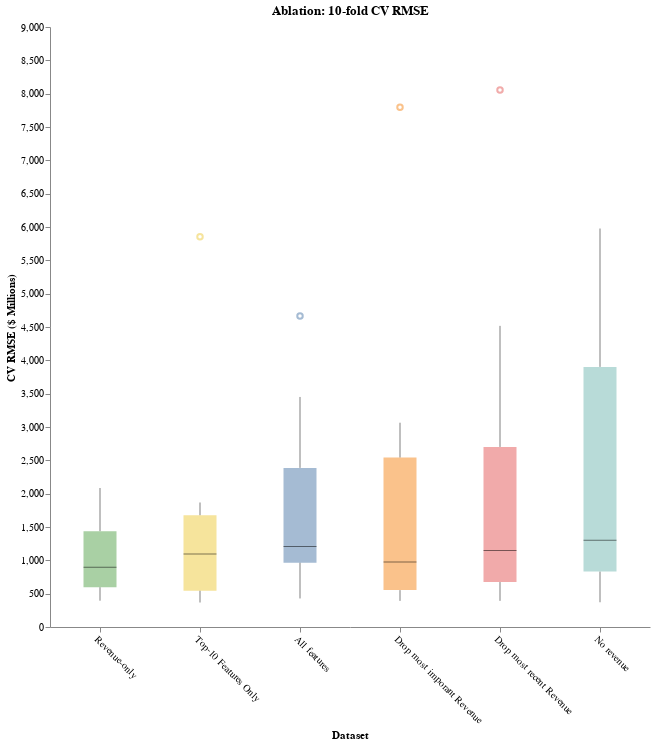

Notebook source saved alongside this figure:
### Code cell
# Now we can visualize it 
chart.configure_view(stroke=None).properties(height=600,width=600)

### Figure 1 — Vega-Lite specification as saved in the notebook (floating-point values rounded to 4 significant figures)
{"config": {"view": {"continuousWidth": 300, "continuousHeight": 300, "stroke": null}}, "data": {"name": "data-b741ac71b6a5a9783802aa84463c534e"}, "mark": {"type": "boxplot", "median": {"color": "black", "strokeWidth": 3}, "opacity": 0.5, "size": 33}, "encoding": {"color": {"field": "xlab", "legend": null, "type": "nominal"}, "x": {"axis": {"grid": false, "labelAngle": 45}, "field": "xlab", "sort": ["Revenue-only", "Top-10 Features Only", "All features", "Drop most imporant Revenue", "Drop most recent Revenue", "No revenue"], "title": "Dataset", "type": "nominal"}, "y": {"axis": {"grid": false}, "field": "rmse", "title": "CV RMSE ($ Millions)", "type": "quantitative"}}, "height": 600, "title": "Ablation: 10-fold CV RMSE", "width": 600, "$schema": "https://vega.github.io/schema/vega-lite/v5.20.1.json", "datasets": {"data-b741ac71b6a5a9783802aa84463c534e": [{"dataset": "X_tot", "rmse": 4667.0, "xlab": "All features"}, {"dataset": "X_tot", "rmse": 959.3, "xlab": "All features"}, {"dataset": "X_tot", "rmse": 1424.0, "xlab": "All features"}, {"dataset": "X_tot", "rmse": 1339.0, "xlab": "All features"}, {"dataset": "X_tot", "rmse": 458.3, "xlab": "All features"}, {"dataset": "X_tot", "rmse": 3451.0, "xlab": "All features"}, {"dataset": "X_tot", "rmse": 1077.0, "xlab": "All features"}, {"dataset": "X_tot", "rmse": 983.4, "xlab": "All features"}, {"dataset": "X_tot", "rmse": 428.1, "xlab": "All features"}, {"dataset": "X_tot", "rmse": 2708.0, "xlab": "All features"}, {"dataset": "X_no_rev", "rmse": 5977.0, "xlab": "No revenue"}, {"dataset": "X_no_rev", "rmse": 827.5, "xlab": "No revenue"}, {"dataset": "X_no_rev", "rmse": 973.7, "xlab": "No revenue"}, {"dataset": "X_no_rev", "rmse": 5151.0, "xlab": "No revenue"}, {"dataset": "X_no_rev", "rmse": 842.8, "xlab": "No revenue"}, {"dataset": "X_no_rev", "rmse": 3404.0, "xlab": "No revenue"}, {"dataset": "X_no_rev", "rmse": 626.3, "xlab": "No revenue"}, {"dataset": "X_no_rev", "rmse": 1631.0, "xlab": "No revenue"}, {"dataset": "X_no_rev", "rmse": 371.1, "xlab": "No revenue"}, {"dataset": "X_no_rev", "rmse": 4067.0, "xlab": "No revenue"}, {"dataset": "X_only_rev", "rmse": 1554.0, "xlab": "Revenue-only"}, {"dataset": "X_only_rev", "rmse": 727.0, "xlab": "Revenue-only"}, {"dataset": "X_only_rev", "rmse": 1170.0, "xlab": "Revenue-only"}, {"dataset": "X_only_rev", "rmse": 1527.0, "xlab": "Revenue-only"}, {"dataset": "X_only_rev", "rmse": 567.3, "xlab": "Revenue-only"}, {"dataset": "X_only_rev", "rmse": 412.2, "xlab": "Revenue-only"}, {"dataset": "X_only_rev", "rmse": 683.9, "xlab": "Revenue-only"}, {"dataset": "X_only_rev", "rmse": 1062.0, "xlab": "Revenue-only"}, {"dataset": "X_only_rev", "rmse": 394.6, "xlab": "Revenue-only"}, {"dataset": "X_only_rev", "rmse": 2085.0, "xlab": "Revenue-only"}, {"dataset": "X_missing_lead", "rmse": 7795.0, "xlab": "Drop most imporant Revenue"}, {"dataset": "X_missing_lead", "rmse": 471.0, "xlab": "Drop most imporant Revenue"}, {"dataset": "X_missing_lead", "rmse": 1136.0, "xlab": "Drop most imporant Revenue"}, {"dataset": "X_missing_lead", "rmse": 2125.0, "xlab": "Drop most imporant Revenue"}, {"dataset": "X_missing_lead", "rmse": 493.3, "xlab": "Drop most imporant Revenue"}, {"dataset": "X_missing_lead", "rmse": 3064.0, "xlab": "Drop most imporant Revenue"}, {"dataset": "X_missing_lead", "rmse": 814.4, "xlab": "Drop most imporant Revenue"}, {"dataset": "X_missing_lead", "rmse": 733.0, "xlab": "Drop most imporant Revenue"}, {"dataset": "X_missing_lead", "rmse": 391.8, "xlab": "Drop most imporant Revenue"}, {"dataset": "X_missing_lead", "rmse": 2681.0, "xlab": "Drop most imporant Revenue"}, {"dataset": "X_missing_lastrev", "rmse": 8054.0, "xlab": "Drop most recent Revenue"}, {"dataset": "X_missing_lastrev", "rmse": 631.5, "xlab": "Drop most recent Revenue"}, {"dataset": "X_missing_lastrev", "rmse": 1373.0, "xlab": "Drop most recent Revenue"}, {"dataset": "X_missing_lastrev", "rmse": 2249.0, "xlab": "Drop most recent Revenue"}, {"dataset": "X_missing_lastrev", "rmse": 600.5, "xlab": "Drop most recent Revenue"}, {"dataset": "X_missing_lastrev", "rmse": 4517.0, "xlab": "Drop most recent Revenue"}, {"dataset": "X_missing_lastrev", "rmse": 802.9, "xlab": "Drop most recent Revenue"}, {"dataset": "X_missing_lastrev", "rmse": 924.3, "xlab": "Drop most recent Revenue"}, {"dataset": "X_missing_lastrev", "rmse": 392.2, "xlab": "Drop most recent Revenue"}, {"dataset": "X_missing_lastrev", "rmse": 2851.0, "xlab": "Drop most recent Revenue"}, {"dataset": "K_best_features", "rmse": 5852.0, "xlab": "Top-10 Features Only"}, {"dataset": "K_best_features", "rmse": 675.7, "xlab": "Top-10 Features Only"}, {"dataset": "K_best_features", "rmse": 1142.0, "xlab": "Top-10 Features Only"}, {"dataset": "K_best_features", "rmse": 1450.0, "xlab": "Top-10 Features Only"}, {"dataset": "K_best_features", "rmse": 476.5, "xlab": "Top-10 Features Only"}, {"dataset": "K_best_features", "rmse": 1751.0, "xlab": "Top-10 Features Only"}, {"dataset": "K_best_features", "rmse": 501.7, "xlab": "Top-10 Features Only"}, {"dataset": "K_best_features", "rmse": 1044.0, "xlab": "Top-10 Features Only"}, {"dataset": "K_best_features", "rmse": 367.4, "xlab": "Top-10 Features Only"}, {"dataset": "K_best_features", "rmse": 1868.0, "xlab": "Top-10 Features Only"}]}}
